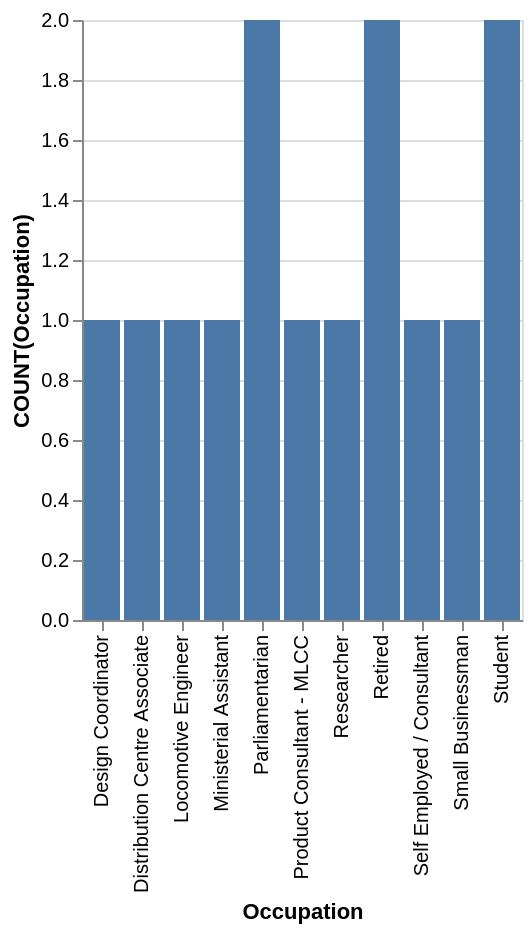

The Vega-Lite source for this figure:
### Vega-Lite specification from a JSON file in a GitHub repository (floating-point values rounded to 4 significant figures)
{"data": {"values": [{"x_data": "Design Coordinator", "y_data": 1}, {"x_data": "Distribution Centre Associate", "y_data": 1}, {"x_data": "Locomotive Engineer", "y_data": 1}, {"x_data": "Ministerial Assistant", "y_data": 1}, {"x_data": "Parliamentarian", "y_data": 2}, {"x_data": "Product Consultant - MLCC", "y_data": 1}, {"x_data": "Researcher", "y_data": 1}, {"x_data": "Retired", "y_data": 2}, {"x_data": "Self Employed / Consultant", "y_data": 1}, {"x_data": "Small Businessman", "y_data": 1}, {"x_data": "Student", "y_data": 2}]}, "mark": "bar", "encoding": {"x": {"field": "x_data", "type": "nominal", "title": "Occupation", "sort": "ascending"}, "y": {"field": "y_data", "type": "quantitative", "title": "COUNT(Occupation)"}}}
